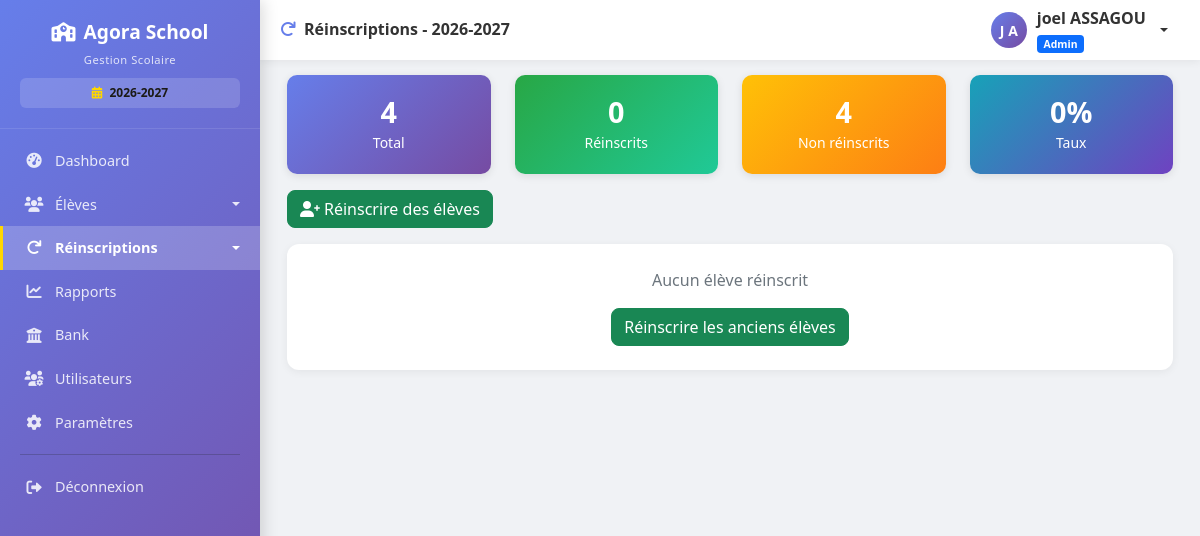
Page /reinscriptions (signed in) on the committed database.
### models.py (models this page shows, shortened)
class Parametre(db.Model):
    __tablename__ = 'parametres'
    id = db.Column(db.Integer, primary_key=True)
    cle = db.Column(db.String(100), unique=True, nullable=False)
    valeur = db.Column(db.String(500))
    description = db.Column(db.String(200))
    date_modification = db.Column(db.DateTime, default=datetime.utcnow, onupdate=datetime.utcnow)

class User(UserMixin, db.Model):
    __tablename__ = 'users'
    id = db.Column(db.Integer, primary_key=True)
    username = db.Column(db.String(80), unique=True, nullable=False, index=True)
    password_hash = db.Column(db.String(200), nullable=False)
    nom = db.Column(db.String(100), nullable=False)
    prenom = db.Column(db.String(100), nullable=False)
    role = db.Column(db.String(20), default='user')  # admin, comptable, user
    actif = db.Column(db.Boolean, default=True)
    created_at = db.Column(db.DateTime, default=datetime.utcnow)
    last_login = db.Column(db.DateTime, nullable=True)
    @property
    def nom_complet(self):
        return f"{self.prenom} {self.nom}"

### routes.py (the view)
@app.route('/reinscriptions')
@login_required
def liste_reinscriptions():
    if current_user.role not in ['admin', 'comptable']:
        flash('Accès non autorisé', 'danger')
        return redirect(url_for('liste_eleves'))
    annee_active = get_annee_active()
    eleves_reinscrits = Eleve.query.filter_by(reinscrit=True, annee_scolaire=annee_active)\
                                    .order_by(Eleve.date_reinscription.desc()).all()
    total = Eleve.query.filter_by(actif=True).count()
    reinscrits = len(eleves_reinscrits)
    non_reinscrits = total - reinscrits
    return render_template('reinscriptions/liste.html',
                         eleves_reinscrits=eleves_reinscrits,
                         annee_active=annee_active,
                         annees=get_annees_scolaires(),
                         total=total,
                         reinscrits=reinscrits,
                         non_reinscrits=non_reinscrits)

### app.py (called while the page is built)
@app.after_request
def close_db_connection(response):
    try:
        db.session.close()
    except:
        pass
    return response

### routes.py (called while the page is built)
@login_manager.user_loader
def load_user(user_id):
    return User.query.get(int(user_id))

def get_parametre(cle, default=None):
    param = Parametre.query.filter_by(cle=cle).first()
    return param.valeur if param else default

def get_annees_scolaires():
    annees_str = get_parametre('annees_scolaires', '2024-2025,2025-2026,2026-2027')
    return [a.strip() for a in annees_str.split(',') if a.strip()]

def get_annee_active():
    return get_parametre('annee_scolaire_active', '2025-2026')

@app.context_processor
def injecter_parametres_ecole():
    try:
        from models import Parametre
        params = Parametre.query.all()
        parametres = {p.cle: p.valeur for p in params}
    except:
        parametres = {}
    defaults = {
        'nom_ecole': 'GS LAUREADES',
        'adresse_ecole': 'Adresse de l\'école',
        'telephone_ecole': '',
        'email_notification': '',
        'devise': 'FCFA',
        'annee_scolaire': '2024-2025'
    }
    for key, value in defaults.items():
        if key not in parametres or not parametres[key]:
            parametres[key] = value
    return dict(parametres_ecole=parametres)

### templates/reinscriptions/liste.html (shortened to what this page needs)
{% extends "base.html" %}
{% block page_title %}
<i class="fas fa-redo me-2" style="color: #667eea;"></i>Réinscriptions - {{ annee_active }}
{% endblock %}
{% block content %}
<div class="container-fluid">
    <div class="row mb-3">
        <div class="col-md-3">
            <div class="stat-card" style="background: linear-gradient(135deg, #667eea, #764ba2);">
                <h3>{{ total }}</h3><small>Total</small>
            </div>
        </div>
        <div class="col-md-3">
            <div class="stat-card" style="background: linear-gradient(135deg, #28a745, #20c997);">
                <h3>{{ reinscrits }}</h3><small>Réinscrits</small>
            </div>
        </div>
        <div class="col-md-3">
            <div class="stat-card" style="background: linear-gradient(135deg, #ffc107, #fd7e14);">
                <h3>{{ non_reinscrits }}</h3><small>Non réinscrits</small>
            </div>
        </div>
        <div class="col-md-3">
            <div class="stat-card" style="background: linear-gradient(135deg, #17a2b8, #6f42c1);">
                <h3>{{ "{:.0f}".format((reinscrits / total * 100) if total > 0 else 0) }}%</h3><small>Taux</small>
            </div>
        </div>
    </div>
    <div class="mb-3">
        <a href="{{ url_for('reinscrire_anciens') }}" class="btn btn-success">
            <i class="fas fa-user-plus me-1"></i>Réinscrire des élèves
        </a>
    </div>
    <div class="card">
        <div class="card-body p-0">
            {% if eleves_reinscrits|length > 0 %}
            <div class="table-responsive">
                <table class="table table-hover mb-0" id="reinscriptionsTable">
                    <thead style="background: linear-gradient(135deg, #667eea 0%, #764ba2 100%); color: white;">
                        <tr>
                            <th>Matricule</th>
                            <th>Élève</th>
                            <th>Classe</th>
                            <th>Date réinscription</th>
                            <th>Par</th>
                            <th class="text-center">Actions</th>
                        </tr>
                    </thead>
                    <tbody>
                        {% for eleve in eleves_reinscrits %}
                        <tr id="reinsRow{{ eleve.id }}">
                            <td><code>{{ eleve.matricule }}</code></td>
                            <td><strong>{{ eleve.nom_complet }}</strong></td>
                            <td><span class="badge bg-primary">{{ eleve.classe }}</span></td>
                            <td>{{ eleve.date_reinscription.strftime('%d/%m/%Y %H:%M') if eleve.date_reinscription else '-' }}</td>
                            <td>{{ eleve.reinscrit_par or '-' }}</td>
                            <td class="text-center">
                                <button class="btn btn-warning btn-sm"
                                        onclick="reverserReinscription({{ eleve.id }}, '{{ eleve.nom_complet }}')"
                                        title="Annuler la réinscription">
                                    <i class="fas fa-undo me-1"></i>Reverser
                                </button>
                            </td>
                        </tr>
                        {% endfor %}
                    </tbody>
                </table>
            </div>
            {% else %}
            <div class="text-center py-4">
                <p class="text-muted">Aucun élève réinscrit</p>
                <a href="{{ url_for('reinscrire_anciens') }}" class="btn btn-success">
                    Réinscrire les anciens élèves
                </a>
            </div>
            {% endif %}
        </div>
    </div>
</div>
{% endblock %}

### templates/base.html (shortened to what this page needs)
<!DOCTYPE html>
<html lang="fr">
<head>
    <link href="https://cdn.jsdelivr.net/npm/bootstrap@5.1.3/dist/css/bootstrap.min.css" rel="stylesheet">
    <link rel="stylesheet" href="https://cdnjs.cloudflare.com/ajax/libs/font-awesome/6.0.0/css/all.min.css">
    <link href="https://cdn.datatables.net/1.11.5/css/dataTables.bootstrap5.min.css" rel="stylesheet">
</head>
<body>
    <div class="app-layout">
        {% if current_user.is_authenticated %}
        <aside class="sidebar" id="sidebar">
            <div class="sidebar-logo">
                <h4><i class="fas fa-school me-2"></i>Agora School</h4>
                <small>Gestion Scolaire</small>
                {% set annee_active = parametres_ecole.get('annee_scolaire_active', '2025-2026') if parametres_ecole else '2025-2026' %}
                <div style="margin-top: 8px; padding: 6px 10px; background: rgba(255,255,255,0.15); border-radius: 6px; font-size: 0.75rem;">
                    <i class="fas fa-calendar-alt me-1" style="color: #ffd700;"></i>
                    <strong style="color: #1b1a16;">{{ annee_active }}</strong>
                </div>
            </div>
            <nav class="sidebar-nav">
                {% if current_user.role == 'admin' %}
                <a class="nav-link {% if request.endpoint == 'dashboard' %}active{% endif %}"
                   href="{{ url_for('dashboard') }}">
                    <i class="fas fa-tachometer-alt"></i> Dashboard
                </a>
                {% endif %}
                <div class="eleves-dropdown">
                    <a class="nav-link dropdown-toggle {% if request.endpoint == 'liste_eleves' %}active{% endif %}"
                       href="#" onclick="toggleSidebarDropdown(event, this)">
                        <i class="fas fa-users"></i> Élèves
                    </a>
                </div>
                {% if current_user.role in ['admin', 'comptable'] %}
                <div class="eleves-dropdown">
                    <a class="nav-link dropdown-toggle {% if request.endpoint in ['liste_reinscriptions', 'reinscrire_anciens'] %}active{% endif %}"
                       href="#" onclick="toggleSidebarDropdown(event, this)">
                        <i class="fas fa-redo"></i> Réinscriptions
                    </a>
                </div>
                {% endif %}
                {% if current_user.role in ['admin', 'comptable'] %}
                <a class="nav-link {% if request.endpoint == 'rapports' %}active{% endif %}"
                   href="{{ url_for('rapports') }}">
                    <i class="fas fa-chart-line"></i> Rapports
                </a>
                <a class="nav-link {% if request.endpoint == 'bank' %}active{% endif %}"
                   href="{{ url_for('bank') }}">
                    <i class="fas fa-university"></i> Bank
                </a>
                {% endif %}
                {% if current_user.role == 'admin' %}
                <a class="nav-link {% if request.endpoint == 'liste_utilisateurs' %}active{% endif %}"
                   href="{{ url_for('liste_utilisateurs') }}">
                    <i class="fas fa-users-cog"></i> Utilisateurs
                </a>
                <a class="nav-link {% if request.endpoint == 'parametres' %}active{% endif %}"
                   href="{{ url_for('parametres') }}">
                    <i class="fas fa-cog"></i> Paramètres
                </a>
                {% endif %}
                <hr>
                <a class="nav-link" href="{{ url_for('logout') }}">
                    <i class="fas fa-sign-out-alt"></i> Déconnexion
                </a>
            </nav>
        </aside>
        {% endif %}
        <main class="main-area">
            {% if current_user.is_authenticated %}
            <header class="topbar">
                <div class="d-flex align-items-center gap-2">
                    <h5>{% block page_title %}Gestion utilisateur{% endblock %}</h5>
                </div>
                <div class="dropdown">
                    <a href="#" class="user-dropdown dropdown-toggle" data-bs-toggle="dropdown" aria-label="Menu utilisateur">
                        <div class="user-avatar">
                            {{ current_user.prenom[0]|upper if current_user.prenom else current_user.username[0]|upper }}
                            {{ current_user.nom[0]|upper if current_user.nom else '' }}
                        </div>
                        <div class="d-none d-md-block text-start">
                            <strong>{{ current_user.nom_complet or current_user.username }}</strong>
                            <div>
                                <span class="badge bg-{{ 'primary' if current_user.role == 'admin' else 'warning' if current_user.role == 'comptable' else 'info' }}"
                                      style="font-size:0.65rem;">
                                    {{ current_user.role|capitalize }}
                                </span>
                            </div>
                        </div>
                    </a>
                </div>
            </header>
            {% endif %}
            <div class="page-content" id="pageContent">
                {% block content %}{% endblock %}
            </div>
        </main>
    </div>
</body>
</html>

### templates/base.html (style rules this page uses)
:root { --primary-gradient: linear-gradient(135deg, #667eea 0%, #764ba2 100%); --sidebar-width: 260px; --topbar-height: 60px; --safe-area-bottom: env(safe-area-inset-bottom, 20px); }
* { margin: 0; padding: 0; box-sizing: border-box; }
html, body { height: 100%; width: 100%; font-family: 'Segoe UI', Tahoma, Geneva, Verdana, sans-serif; background: #f0f2f5; }
body { overflow: hidden; }
.app-layout { display: flex; height: 100vh; height: 100dvh; width: 100%; }
.sidebar { width: var(--sidebar-width); min-width: var(--sidebar-width); height: 100vh; height: 100dvh; background: var(--primary-gradient); position: fixed; top: 0; left: 0; z-index: 1030; display: flex; flex-direction: column; box-shadow: 3px 0 15px rgba(0,0,0,0.15); transition: transform 0.3s ease; }
.sidebar-logo { padding: 20px; text-align: center; border-bottom: 1px solid rgba(255,255,255,0.1); flex-shrink: 0; }
.sidebar-logo h4 { font-size: 1.2rem; margin-bottom: 3px; color: white; font-weight: 700; }
.sidebar-logo small { font-size: 0.7rem; opacity: 0.8; color: white; letter-spacing: 0.5px; }
.sidebar-nav { flex: 1; overflow-y: auto; overflow-x: hidden; padding: 10px 0; -webkit-overflow-scrolling: touch; }
.sidebar .nav-link { color: rgba(255,255,255,0.85); padding: 11px 20px; font-size: 0.9rem; border-left: 3px solid transparent; transition: all 0.2s; display: flex; align-items: center; white-space: nowrap; text-decoration: none; cursor: pointer; }
.sidebar .nav-link.active { background: rgba(255,255,255,0.2); color: white; border-left-color: #ffd700; font-weight: 600; }
.sidebar .nav-link i { width: 22px; margin-right: 10px; text-align: center; font-size: 0.95rem; }
.eleves-dropdown { position: relative; }
.eleves-dropdown .dropdown-toggle::after { margin-left: auto; transition: transform 0.3s ease; }
.sidebar hr { margin: 10px 20px; border-color: rgba(255,255,255,0.15); }
.main-area { flex: 1; margin-left: var(--sidebar-width); height: 100vh; height: 100dvh; display: flex; flex-direction: column; overflow: hidden; background: #f0f2f5; }
.topbar { height: var(--topbar-height); min-height: var(--topbar-height); background: white; display: flex; align-items: center; justify-content: space-between; padding: 0 20px; box-shadow: 0 2px 8px rgba(0,0,0,0.06); z-index: 1020; flex-shrink: 0; }
.topbar h5 { margin: 0; font-weight: 600; color: #333; font-size: 1rem; }
.user-dropdown { display: flex; align-items: center; gap: 10px; padding: 6px 12px; border-radius: 8px; cursor: pointer; text-decoration: none; color: #333; transition: background 0.2s; }
.user-avatar { width: 36px; height: 36px; background: var(--primary-gradient); border-radius: 50%; display: flex; align-items: center; justify-content: center; color: white; font-weight: 700; font-size: 14px; flex-shrink: 0; }
.page-content { flex: 1; overflow-y: auto; overflow-x: hidden; padding: 15px; -webkit-overflow-scrolling: touch; padding-bottom: calc(15px + var(--safe-area-bottom)); }
.card { border-radius: 12px; border: none; box-shadow: 0 2px 8px rgba(0,0,0,0.06); margin-bottom: 15px; }
.btn { border-radius: 8px; transition: all 0.2s; }

### templates/reinscriptions/liste.html (style rules this page uses)
.stat-card { border-radius: 10px; padding: 20px; color: white; text-align: center; box-shadow: 0 2px 8px rgba(0,0,0,0.1); }
.stat-card h3 { margin: 0; font-size: 1.8rem; font-weight: 700; }

### rows in the picture
Parametre: valeur "2026-2027"
User: prenom "J", nom "A", prenom+nom "joel ASSAGOU", role "Admin"

### other values in the picture
{{ total }} "4"
{{ reinscrits }} "0"
{{ non_reinscrits }} "4"
{{ "{:.0f}".format((reinscrits / total * 100) if total > 0 else 0) }} "0"
